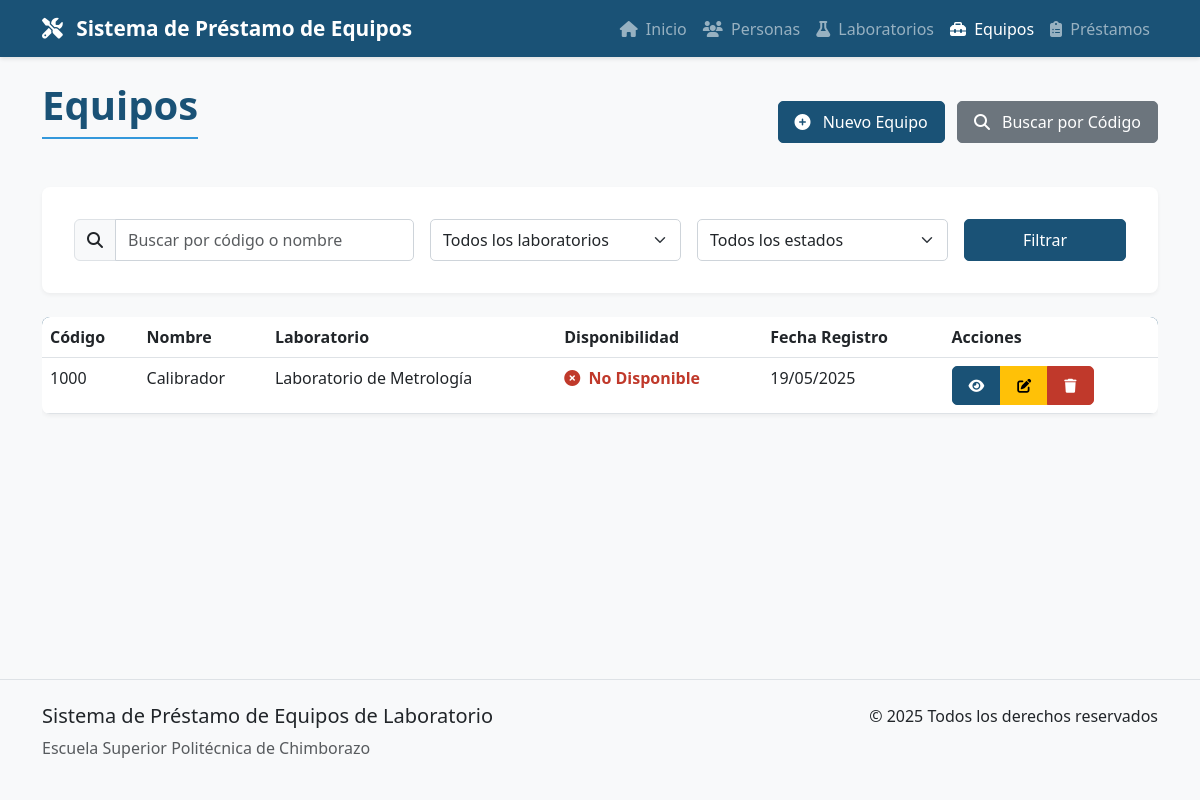
Screenshot of /equipos/ with the database file from the repository.
### prestamos/models.py (models this page shows, shortened)
class Equipo(models.Model):
    codigo = models.CharField(max_length=20, unique=True, verbose_name="Código del Bien")
    nombre = models.CharField(max_length=100, verbose_name="Nombre del Bien")
    descripcion = models.TextField(blank=True, null=True, verbose_name="Descripción")
    laboratorio = models.ForeignKey(Laboratorio, on_delete=models.CASCADE, related_name="equipos", verbose_name="Laboratorio")
    disponible = models.BooleanField(default=True, verbose_name="Disponible")
    fecha_registro = models.DateTimeField(auto_now_add=True, verbose_name="Fecha de Registro")
    class Meta:
        verbose_name = "Equipo"
        verbose_name_plural = "Equipos"
        ordering = ['codigo']

class Laboratorio(models.Model):
    TIPO_CHOICES = [
        ('LABORATORIO', 'Laboratorio'),
        ('TALLER', 'Taller'),
    ]
    nombre = models.CharField(max_length=100, verbose_name="Nombre del Laboratorio")
    tipo = models.CharField(max_length=20, choices=TIPO_CHOICES, verbose_name="Tipo de Laboratorio")
    descripcion = models.TextField(blank=True, null=True, verbose_name="Descripción")
    class Meta:
        verbose_name = "Laboratorio"
        verbose_name_plural = "Laboratorios"
        ordering = ['nombre']

### prestamos/views.py (the view)
# urls.py: path('equipos/', views.EquipoListView.as_view(), name='equipo_list'),
class EquipoListView(ListView):
    model = Equipo
    template_name = 'prestamos/equipo_list.html'
    context_object_name = 'equipos'
    paginate_by = 10
    def get_queryset(self):
        queryset = super().get_queryset()
        busqueda = self.request.GET.get('busqueda', '')
        laboratorio_id = self.request.GET.get('laboratorio', '')
        disponible = self.request.GET.get('disponible', '')
        if busqueda:
            queryset = queryset.filter(
                Q(codigo__icontains=busqueda) |
                Q(nombre__icontains=busqueda)
            )
        if laboratorio_id:
            queryset = queryset.filter(laboratorio_id=laboratorio_id)
        if disponible == 'true':
            queryset = queryset.filter(disponible=True)
        elif disponible == 'false':
            queryset = queryset.filter(disponible=False)
        return queryset
    def get_context_data(self, **kwargs):
        context = super().get_context_data(**kwargs)
        context['busqueda'] = self.request.GET.get('busqueda', '')
        context['laboratorio_id'] = self.request.GET.get('laboratorio', '')
        context['disponible'] = self.request.GET.get('disponible', '')
        context['laboratorios'] = Laboratorio.objects.all()
        return context

### templates/prestamos/equipo_list.html (shortened to what this page needs)
{% extends 'base.html' %}
{% load static %}
{% load crispy_forms_tags %}
{% block page_title %}Equipos{% endblock %}
{% block page_actions %}
<a href="{% url 'equipo_create' %}" class="btn btn-primary">
    <i class="fas fa-plus-circle me-2"></i> Nuevo Equipo
</a>
<a href="{% url 'buscar_equipo' %}" class="btn btn-secondary ms-2">
    <i class="fas fa-search me-2"></i> Buscar por Código
</a>
{% endblock %}
{% block content %}
<div class="card search-container mb-4">
    <div class="card-body">
        <form method="get" class="row g-3">
            <div class="col-md-4">
                <div class="input-group">
                    <span class="input-group-text"><i class="fas fa-search"></i></span>
                    <input type="text" name="busqueda" class="form-control" placeholder="Buscar por código o nombre" value="{{ busqueda }}">
                </div>
            </div>
            <div class="col-md-3">
                <select name="laboratorio" class="form-select">
                    <option value="">Todos los laboratorios</option>
                </select>
            </div>
            <div class="col-md-3">
                <select name="disponible" class="form-select">
                    <option value="">Todos los estados</option>
                </select>
            </div>
            <div class="col-md-2">
                <button type="submit" class="btn btn-primary w-100">Filtrar</button>
            </div>
        </form>
    </div>
</div>
{% if equipos %}
<div class="table-responsive">
    <table class="table table-hover">
        <thead>
            <tr>
                <th>Código</th>
                <th>Nombre</th>
                <th>Laboratorio</th>
                <th>Disponibilidad</th>
                <th>Fecha Registro</th>
                <th>Acciones</th>
            </tr>
        </thead>
        <tbody>
            {% for equipo in equipos %}
            <tr>
                <td>{{ equipo.codigo }}</td>
                <td>{{ equipo.nombre }}</td>
                <td>{{ equipo.laboratorio.nombre }}</td>
                <td>
                    {% if equipo.disponible %}
                    <span class="disponible-si"><i class="fas fa-check-circle me-1"></i> Disponible</span>
                    {% else %}
                    <span class="disponible-no"><i class="fas fa-times-circle me-1"></i> No Disponible</span>
                    {% endif %}
                </td>
                <td>{{ equipo.fecha_registro|date:"d/m/Y" }}</td>
                <td>
                    <div class="btn-group" role="group">
                        <a href="{% url 'equipo_detail' equipo.id %}" class="btn btn-sm btn-primary" title="Ver detalles">
                            <i class="fas fa-eye"></i>
                        </a>
                        <a href="{% url 'equipo_update' equipo.id %}" class="btn btn-sm btn-warning" title="Editar">
                            <i class="fas fa-edit"></i>
                        </a>
                        <a href="{% url 'equipo_delete' equipo.id %}" class="btn btn-sm btn-danger" title="Eliminar">
                            <i class="fas fa-trash"></i>
                        </a>
                    </div>
                </td>
            </tr>
            {% endfor %}
        </tbody>
    </table>
</div>
{% else %}
<div class="alert alert-info">
    <i class="fas fa-info-circle me-2"></i> No se encontraron equipos registrados.
</div>
{% endif %}
{% endblock %}

### static/css/main.css (style rules this page uses)
:root { --primary-color: #1a5276; --secondary-color: #2874a6; --accent-color: #3498db; --success-color: #27ae60; --warning-color: #f39c12; --danger-color: #c0392b; --light-color: #ecf0f1; --dark-color: #2c3e50; --gray-color: #95a5a6; }
body { font-family: 'Segoe UI', Tahoma, Geneva, Verdana, sans-serif; display: flex; flex-direction: column; min-height: 100vh; background-color: #f8f9fa; }
.card { border: none; border-radius: 10px; box-shadow: 0 4px 6px rgba(0, 0, 0, 0.1); transition: transform 0.3s ease, box-shadow 0.3s ease; margin-bottom: 1.5rem; }
.btn { border-radius: 5px; font-weight: 500; padding: 0.5rem 1rem; transition: all 0.3s ease; }
.btn-primary { background-color: var(--primary-color); border-color: var(--primary-color); }
.btn-danger { background-color: var(--danger-color); border-color: var(--danger-color); }
.table { box-shadow: 0 2px 4px rgba(0, 0, 0, 0.05); border-radius: 8px; overflow: hidden; }
.table thead { background-color: var(--primary-color); color: white; }
.form-control, .form-select { border-radius: 5px; border: 1px solid #ced4da; padding: 0.5rem 0.75rem; transition: border-color 0.3s ease, box-shadow 0.3s ease; }
.disponible-no { color: var(--danger-color); font-weight: 600; }
.search-container { background-color: white; border-radius: 8px; padding: 1rem; margin-bottom: 1.5rem; box-shadow: 0 2px 4px rgba(0, 0, 0, 0.05); }

### rows the page displays
Equipo: codigo "1000", nombre "Calibrador", laboratorio.nombre "Laboratorio de Metrología", disponible False (drawn), fecha_registro "19/05/2025"
